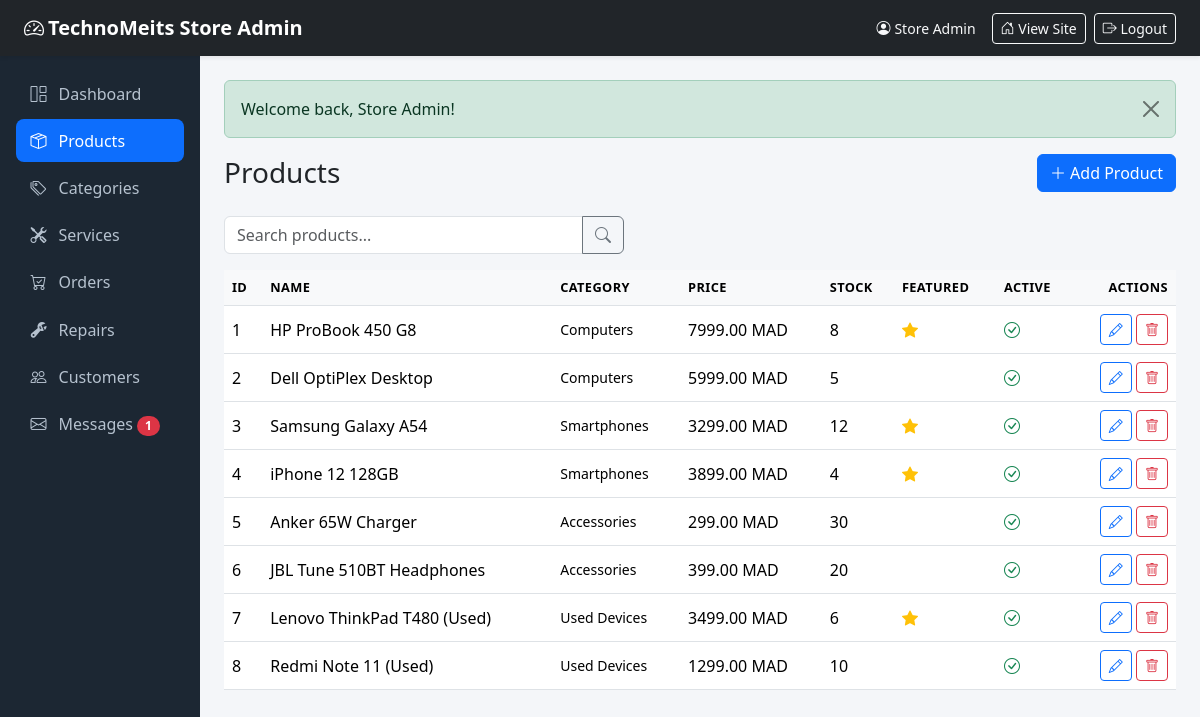
The app's page /public/admin/products (signed in) with its own data.
### tables this page shows
CREATE TABLE products (
    id          INT UNSIGNED AUTO_INCREMENT PRIMARY KEY,
    category_id INT UNSIGNED DEFAULT NULL,
    name        VARCHAR(150) NOT NULL,
    slug        VARCHAR(160) NOT NULL UNIQUE,
    description TEXT,
    price       DECIMAL(10, 2) NOT NULL DEFAULT 0.00,
    old_price   DECIMAL(10, 2) DEFAULT NULL,
    stock       INT UNSIGNED NOT NULL DEFAULT 0,
    image       VARCHAR(255) DEFAULT NULL,
    is_featured TINYINT(1) NOT NULL DEFAULT 0,
    is_active   TINYINT(1) NOT NULL DEFAULT 1,
    created_at  TIMESTAMP NOT NULL DEFAULT CURRENT_TIMESTAMP,
    updated_at  TIMESTAMP NOT NULL DEFAULT CURRENT_TIMESTAMP ON UPDATE CURRENT_TIMESTAMP,
    INDEX idx_products_category (category_id),
    INDEX idx_products_active (is_active),
    CONSTRAINT fk_products_category
        FOREIGN KEY (category_id) REFERENCES categories (id) ON DELETE SET NULL
);

CREATE TABLE categories (
    id          INT UNSIGNED AUTO_INCREMENT PRIMARY KEY,
    name        VARCHAR(100) NOT NULL,
    slug        VARCHAR(120) NOT NULL UNIQUE,
    description TEXT,
    created_at  TIMESTAMP NOT NULL DEFAULT CURRENT_TIMESTAMP
);

### app/controllers/admin/ProductsController.php (called while the page is built, shortened)
<?php
class ProductsController extends Controller
{
    public function index()
    {
        $search = trim($_GET['search'] ?? '');
        if ($search !== '') {
            $products = (new Product())->adminSearch($search);
        } else {
            $products = (new Product())->adminAll();
        }
        $this->adminView('admin/products/index', [
            'title'       => 'Products',
            'adminActive' => 'products',
            'products'    => $products,
            'search'      => $search,
        ]);
    }
}

### app/core/App.php (called while the page is built, shortened)
<?php
class App
{
    protected $controller;
    protected $method = 'index';
    public function __construct()
    {
        $url = $this->parseUrl();
        if (!empty($url) && strtolower($url[0]) === 'admin') {
            array_shift($url);
            $this->resolveAdmin($url);
        } else {
            $this->resolvePublic($url);
        }
        $this->params = array_values($url);
        call_user_func_array([$this->controller, $this->method], $this->params);
    }
    private function resolveAdmin(&$url)
    {
        $controllerName = !empty($url[0]) ? ucfirst(strtolower($url[0])) . 'Controller' : 'DashboardController';
        $class          = 'App\\Controllers\\Admin\\' . $controllerName;
        array_shift($url);
        $this->controller = class_exists($class) ? new $class() : new ErrorController();
        $this->method     = !empty($url[0]) ? strtolower(array_shift($url)) : 'index';
    }
    private function parseUrl()
    {
        if (isset($_GET['url'])) {
            $url = rtrim($_GET['url'], '/');
            $url = filter_var($url, FILTER_SANITIZE_URL);
            return explode('/', $url);
        }
        return [];
    }
}

### public/index.php (called while the page is built, shortened)
<?php
require_once APP_PATH . '/core/helpers.php';
spl_autoload_register(function ($class) {
    $prefix = 'App\\';
    if (strncmp($class, $prefix, strlen($prefix)) === 0) {
        $file = APP_PATH . '/' . str_replace('\\', '/', substr($class, strlen($prefix))) . '.php';
    }
});
new App();

### app/core/helpers.php (called while the page is built, shortened)
<?php
function e($value)
{
    return htmlspecialchars((string) $value, ENT_QUOTES, 'UTF-8');
}
function url($path = '')
{
    return BASE_URL . ltrim($path, '/');
}
function money($amount)
{
    return number_format((float) $amount, 2, '.', '') . ' ' . CURRENCY;
}

### app/core/Database.php (called while the page is built, shortened)
<?php
class Database
{
    private static $instance = null;
    private $pdo;
    private function __construct()
    {
        $dsn = 'mysql:host=' . DB_HOST . ';port=' . DB_PORT . ';dbname=' . DB_NAME . ';charset=utf8mb4';
        try {
            $this->pdo = new PDO($dsn, DB_USER, DB_PASS, [
                PDO::ATTR_ERRMODE            => PDO::ERRMODE_EXCEPTION,
                PDO::ATTR_DEFAULT_FETCH_MODE => PDO::FETCH_ASSOC,
                PDO::ATTR_EMULATE_PREPARES   => false,
                PDO::ATTR_TIMEOUT            => 5,
            ]);
        } catch (PDOException $e) {
            http_response_code(500);
            die('Database connection failed: ' . htmlspecialchars($e->getMessage(), ENT_QUOTES, 'UTF-8'));
        }
    }
    public static function instance()
    {
        if (self::$instance === null) {
            self::$instance = new self();
        }
        return self::$instance;
    }
    public function run($sql, $params = [])
    {
        $stmt = $this->pdo->prepare($sql);
        $stmt->execute($params);
        return $stmt;
    }
    public function fetchAll($sql, $params = [])
    {
        return $this->run($sql, $params)->fetchAll();
    }
}

### app/core/Model.php (called while the page is built, shortened)
<?php
abstract class Model
{
    public function __construct()
    {
        $this->db = Database::instance();
    }
}

### app/models/Product.php (called while the page is built, shortened)
<?php
class Product extends Model
{
    public function adminAll()
    {
        return $this->db->fetchAll(
            "SELECT p.*, c.name AS category_name
             FROM products p
             LEFT JOIN categories c ON c.id = p.category_id
             ORDER BY p.created_at DESC"
        );
    }
}

### app/views/admin/products/index.php (the view, shortened to what this page needs)
<div class="d-flex justify-content-between align-items-center mb-4">
    <h1 class="h3 mb-0">Products</h1>
    <a href="<?= url('admin/products/create') ?>" class="btn btn-primary"><i class="bi bi-plus-lg"></i> Add Product</a>
</div>
<form method="get" action="<?= url('admin/products') ?>" class="mb-3">
    <div class="input-group" style="max-width:400px">
        <input type="text" name="search" class="form-control" placeholder="Search products..." value="<?= e($search) ?>">
        <button class="btn btn-outline-secondary"><i class="bi bi-search"></i></button>
    </div>
</form>
<div class="table-responsive">
    <table class="table align-middle">
        <thead>
            <tr>
                <th>ID</th>
                <th>Name</th>
                <th>Category</th>
                <th>Price</th>
                <th>Stock</th>
                <th>Featured</th>
                <th>Active</th>
                <th class="text-end">Actions</th>
            </tr>
        </thead>
        <tbody>
            <?php foreach ($products as $product): ?>
                <tr>
                    <td><?= (int) $product['id'] ?></td>
                    <td><?= e($product['name']) ?></td>
                    <td class="small"><?= e($product['category_name'] ?? '-') ?></td>
                    <td><?= money($product['price']) ?></td>
                    <td>
                        <?php if ($product['stock'] <= 0): ?>
                            <span class="text-danger fw-bold"><?= (int) $product['stock'] ?></span>
                        <?php else: ?>
                            <?= (int) $product['stock'] ?>
                        <?php endif; ?>
                    </td>
                    <td><?= $product['is_featured'] ? '<i class="bi bi-star-fill text-warning"></i>' : '' ?></td>
                    <td><?= $product['is_active'] ? '<span class="text-success"><i class="bi bi-check-circle"></i></span>' : '<span class="text-secondary"><i class="bi bi-x-circle"></i></span>' ?></td>
                    <td class="text-end">
                        <a href="<?= url('admin/products/edit/' . $product['id']) ?>" class="btn btn-sm btn-outline-primary"><i class="bi bi-pencil"></i></a>
                        <form method="post" action="<?= url('admin/products/destroy/' . $product['id']) ?>" class="d-inline" data-confirm="Delete this product?">
                            <button class="btn btn-sm btn-outline-danger"><i class="bi bi-trash"></i></button>
                        </form>
                    </td>
                </tr>
            <?php endforeach; ?>
        </tbody>
    </table>
</div>

### public/assets/css/style.css (style rules this page uses)
:root { --brand-color: #0d6efd; --brand-dark: #0b5ed7; }
body { font-family: system-ui, -apple-system, "Segoe UI", Roboto, sans-serif; overflow-x: hidden; }
.admin-body { background: #f4f6f9; }
.table thead th { font-size: 0.8rem; text-transform: uppercase; letter-spacing: 0.03em; background: #f8f9fa; }

### records on screen
products: id "1", name "HP ProBook 450 G8", category.name "Computers", price "7999.00 MAD", stock "8", is_featured 1 (drawn), is_active 1 (drawn)
products: id "2", name "Dell OptiPlex Desktop", category.name "Computers", price "5999.00 MAD", stock "5", is_active 1 (drawn)
products: id "3", name "Samsung Galaxy A54", category.name "Smartphones", price "3299.00 MAD", stock "12", is_featured 1 (drawn), is_active 1 (drawn)
products: id "4", name "iPhone 12 128GB", category.name "Smartphones", price "3899.00 MAD", stock "4", is_featured 1 (drawn), is_active 1 (drawn)
products: id "5", name "Anker 65W Charger", category.name "Accessories", price "299.00 MAD", stock "30", is_active 1 (drawn)
products: id "6", name "JBL Tune 510BT Headphones", category.name "Accessories", price "399.00 MAD", stock "20", is_active 1 (drawn)
products: id "7", name "Lenovo ThinkPad T480 (Used)", category.name "Used Devices", price "3499.00 MAD", stock "6", is_featured 1 (drawn), is_active 1 (drawn)
products: id "8", name "Redmi Note 11 (Used)", category.name "Used Devices", price "1299.00 MAD", stock "10", is_active 1 (drawn)

### other values on screen
APP_NAME "TechnoMeits Store"
currentUser()['name'] "Store Admin"
$unread "1"
$alert['message'] "Welcome back, Store Admin!"
